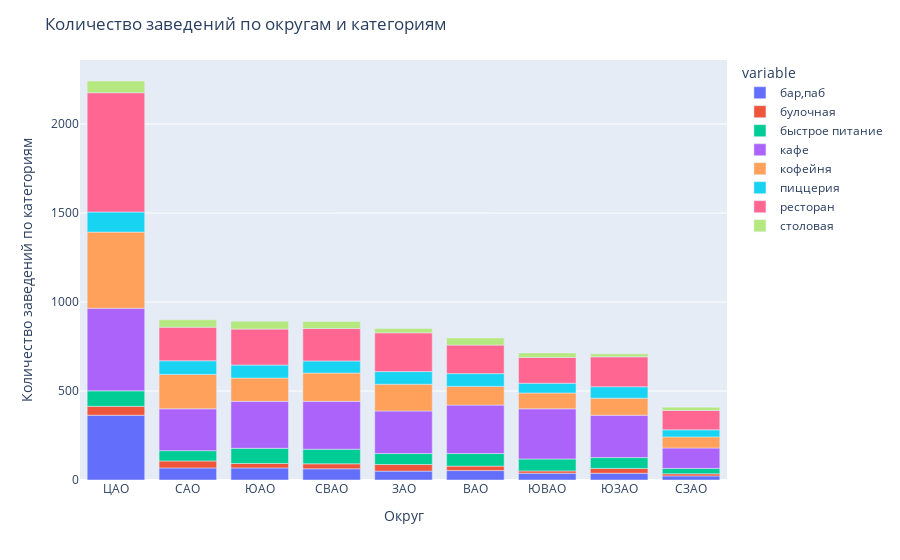

Notebook source saved alongside this figure:
### Code cell
#строим интерактивный график
fig = px.bar(data_ds, x='округ', y=['бар,паб', 'булочная', 'быстрое питание', 'кафе', 'кофейня', 'пиццерия', 'ресторан', 'столовая'])#,\
# оформляем график
#px.legend(title='Категории')
fig.update_layout(title='Количество заведений по округам и категориям',
                  xaxis_title='Округ',
                  yaxis_title='Количество заведений по категориям')

fig.update_xaxes(tickangle=0)
fig.show()

### Figure 1 — Plotly figure (JSON) as saved in the notebook; plotly's stock layout.template omitted (floating-point values rounded to 4 significant figures)
{"data": [{"alignmentgroup": "True", "hovertemplate": "variable=бар,паб<br>округ=%{x}<br>value=%{y}<extra></extra>", "legendgroup": "бар,паб", "marker": {"color": "#636efa", "pattern": {"shape": ""}}, "name": "бар,паб", "offsetgroup": "бар,паб", "orientation": "v", "showlegend": true, "textposition": "auto", "type": "bar", "x": ["ЦАО", "САО", "ЮАО", "СВАО", "ЗАО", "ВАО", "ЮВАО", "ЮЗАО", "СЗАО"], "xaxis": "x", "y": [364, 68, 68, 63, 50, 53, 38, 38, 23], "yaxis": "y"}, {"alignmentgroup": "True", "hovertemplate": "variable=булочная<br>округ=%{x}<br>value=%{y}<extra></extra>", "legendgroup": "булочная", "marker": {"color": "#EF553B", "pattern": {"shape": ""}}, "name": "булочная", "offsetgroup": "булочная", "orientation": "v", "showlegend": true, "textposition": "auto", "type": "bar", "x": ["ЦАО", "САО", "ЮАО", "СВАО", "ЗАО", "ВАО", "ЮВАО", "ЮЗАО", "СЗАО"], "xaxis": "x", "y": [50, 39, 25, 28, 37, 25, 13, 27, 12], "yaxis": "y"}, {"alignmentgroup": "True", "hovertemplate": "variable=быстрое питание<br>округ=%{x}<br>value=%{y}<extra></extra>", "legendgroup": "быстрое питание", "marker": {"color": "#00cc96", "pattern": {"shape": ""}}, "name": "быстрое питание", "offsetgroup": "быстрое питание", "orientation": "v", "showlegend": true, "textposition": "auto", "type": "bar", "x": ["ЦАО", "САО", "ЮАО", "СВАО", "ЗАО", "ВАО", "ЮВАО", "ЮЗАО", "СЗАО"], "xaxis": "x", "y": [87, 58, 85, 82, 62, 71, 67, 61, 30], "yaxis": "y"}, {"alignmentgroup": "True", "hovertemplate": "variable=кафе<br>округ=%{x}<br>value=%{y}<extra></extra>", "legendgroup": "кафе", "marker": {"color": "#ab63fa", "pattern": {"shape": ""}}, "name": "кафе", "offsetgroup": "кафе", "orientation": "v", "showlegend": true, "textposition": "auto", "type": "bar", "x": ["ЦАО", "САО", "ЮАО", "СВАО", "ЗАО", "ВАО", "ЮВАО", "ЮЗАО", "СЗАО"], "xaxis": "x", "y": [464, 235, 264, 269, 239, 272, 282, 238, 115], "yaxis": "y"}, {"alignmentgroup": "True", "hovertemplate": "variable=кофейня<br>округ=%{x}<br>value=%{y}<extra></extra>", "legendgroup": "кофейня", "marker": {"color": "#FFA15A", "pattern": {"shape": ""}}, "name": "кофейня", "offsetgroup": "кофейня", "orientation": "v", "showlegend": true, "textposition": "auto", "type": "bar", "x": ["ЦАО", "САО", "ЮАО", "СВАО", "ЗАО", "ВАО", "ЮВАО", "ЮЗАО", "СЗАО"], "xaxis": "x", "y": [428, 193, 131, 159, 150, 105, 89, 96, 62], "yaxis": "y"}, {"alignmentgroup": "True", "hovertemplate": "variable=пиццерия<br>округ=%{x}<br>value=%{y}<extra></extra>", "legendgroup": "пиццерия", "marker": {"color": "#19d3f3", "pattern": {"shape": ""}}, "name": "пиццерия", "offsetgroup": "пиццерия", "orientation": "v", "showlegend": true, "textposition": "auto", "type": "bar", "x": ["ЦАО", "САО", "ЮАО", "СВАО", "ЗАО", "ВАО", "ЮВАО", "ЮЗАО", "СЗАО"], "xaxis": "x", "y": [113, 77, 73, 68, 71, 72, 55, 64, 40], "yaxis": "y"}, {"alignmentgroup": "True", "hovertemplate": "variable=ресторан<br>округ=%{x}<br>value=%{y}<extra></extra>", "legendgroup": "ресторан", "marker": {"color": "#FF6692", "pattern": {"shape": ""}}, "name": "ресторан", "offsetgroup": "ресторан", "orientation": "v", "showlegend": true, "textposition": "auto", "type": "bar", "x": ["ЦАО", "САО", "ЮАО", "СВАО", "ЗАО", "ВАО", "ЮВАО", "ЮЗАО", "СЗАО"], "xaxis": "x", "y": [670, 189, 202, 182, 218, 160, 145, 168, 109], "yaxis": "y"}, {"alignmentgroup": "True", "hovertemplate": "variable=столовая<br>округ=%{x}<br>value=%{y}<extra></extra>", "legendgroup": "столовая", "marker": {"color": "#B6E880", "pattern": {"shape": ""}}, "name": "столовая", "offsetgroup": "столовая", "orientation": "v", "showlegend": true, "textposition": "auto", "type": "bar", "x": ["ЦАО", "САО", "ЮАО", "СВАО", "ЗАО", "ВАО", "ЮВАО", "ЮЗАО", "СЗАО"], "xaxis": "x", "y": [66, 41, 44, 40, 24, 40, 25, 17, 18], "yaxis": "y"}], "layout": {"barmode": "relative", "legend": {"title": {"text": "variable"}, "tracegroupgap": 0}, "margin": {"t": 60}, "title": {"text": "Количество заведений по округам и категориям"}, "xaxis": {"anchor": "y", "domain": [0, 1], "tickangle": 0, "title": {"text": "Округ"}}, "yaxis": {"anchor": "x", "domain": [0, 1], "title": {"text": "Количество заведений по категориям"}}}}
